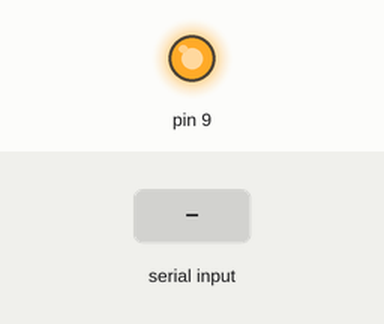
Bench run of a sketch on a simulated Arduino Uno, built with avr-gcc and run on an emulated ATmega328P. Shown: output pins drawn as LEDs (lit = HIGH). Inputs (shaded band) come from the test bench. What the sketch prints to the serial monitor is not drawn.

Above: at 1.2 s.
1.3 s: "1\n" received over Serial
3.8 s: "1\n" received over the second serial link
Timing chart, 0 to 6.8 s (numbered marks = the images above; inputs shaded):
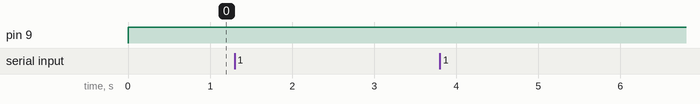

Measured:
- after the input at 1.3 s, every drawn part: stays the same
- after the input at 3.8 s, every drawn part: stays the same

The sketch:

serial_to_esp.ino
```cpp
#include <SoftwareSerial.h>
SoftwareSerial ESPserial(10,11); // RX | TX
String Data;
void setup() {
  // put your setup code here, to run once:
  ESPserial.begin(115200);
  Serial.begin(9600);
  pinMode(9,OUTPUT);
}

void loop() {
  // put your main code here, to run repeatedly:
  digitalWrite(9,HIGH);

  if ( ESPserial.available() )
  {
      Serial.write( ESPserial.read() );
  }

  // listen for user input and send it to the ESP8266
  if ( Serial.available() )
  {
      char cstr[100];
      Data = Serial.readString();

      if(Data != "$")
      {
      Data.toCharArray(cstr,100);
      Serial.write( "SEND: " );
      Serial.write( cstr );
      Serial.write( "\n" );
      ESPserial.write(cstr);
      }else{
        digitalWrite(9,LOW);
        delay(200);
      }
  }
}
```
